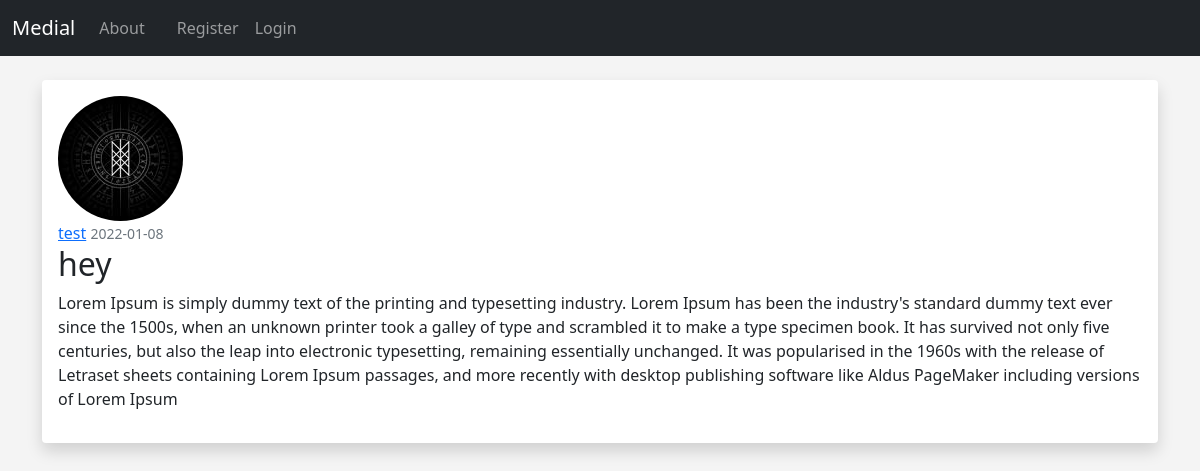
Screenshot of /post/2 with the database file from the repository.
### project/models.py (models this page shows, shortened)
class User(db.Model, UserMixin):
    id = db.Column(db.Integer, primary_key=True)
    username = db.Column(db.String(20), unique=True, nullable=False)
    email = db.Column(db.String(120), unique=True, nullable=False)
    image_file = db.Column(db.String(20), nullable=False, default='default.jpg')
    about_author = db.Column(db.Text(500), nullable=True)
    date_added = db.Column(db.DateTime, default=datetime.utcnow)
    password = db.Column(db.String(60), nullable=False)
    posts = db.relationship('Post', backref='poster')

class Post(db.Model):
    id = db.Column(db.Integer, primary_key=True)
    title = db.Column(db.String(100), nullable=False)
    date_posted = db.Column(db.DateTime, nullable=False, default=datetime.utcnow)
    content = db.Column(db.Text, nullable=False)
    user_id = db.Column(db.Integer, db.ForeignKey('user.id'), nullable=False)

### project/main1.py (the view)
@app.route("/post/<int:post_id>")
def post(post_id):
    post = Post.query.get_or_404(post_id)
    return render_template('post.html', title=post.title, post=post)

### project/templates/post.html (shortened to what this page needs)
{% extends "index.html" %}
{% block content %}
<div class="shadow p-3 mb-5 bg-body rounded">
    <img class="rounded-circle article-img" src="{{ url_for('static', filename='profile_pics/' + post.poster.image_file) }}">
    <div class="media-body">
      <div class="article-metadata">
        <a class="mr-2" href="{{ url_for('user_posts', username=post.poster.username) }}">{{ post.poster.username }}</a>
        <small class="text-muted">{{ post.date_posted.strftime('%Y-%m-%d') }}</small>
      </div>
      <h2 class="article-title">{{ post.title }}</h2>
      <p class="article-content">{{ post.content }}</p>
    </div>
{% endblock content %}

### project/static/styles.css (style rules this page uses)
body { background: #f4f4f4; }

### rows the page displays
User: image_file (picture), poster.username "test"
Post: date_posted "2022-01-08", title "hey", content "Lorem Ipsum is simply dummy text of the printing and typesetting industry. Lorem Ipsum has been the industry's standard dummy text ever since the 1500s, when an unknown printer took a galley of type and scrambled it to make a type specimen book. It has survived not only five centuries, but also the leap into electronic typesetting, remaining essentially unchanged. It was popularised in the 1960s with the release of Letraset sheets containing Lorem Ipsum passages, and more recently with desktop publishing software like Aldus PageMaker including versions of Lorem Ipsum"
